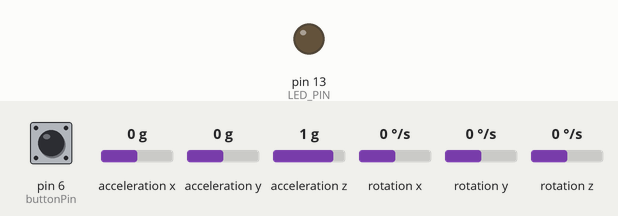
A sketch run on a simulated Arduino Leonardo, built with avr-gcc and run on an emulated ATmega32U4. Shown: output pins drawn as LEDs (lit = HIGH). Dashed ring = blinking. Inputs (shaded band) come from the test bench; at power-on: pin 6 (buttonPin) LOW, acceleration x 0 g, acceleration y 0 g, acceleration z 1 g, rotation x 0 °/s, rotation y 0 °/s, rotation z 0 °/s. USB keyboard and mouse output is not drawn.

Above: at 0.1 s.
At 0.6 s:
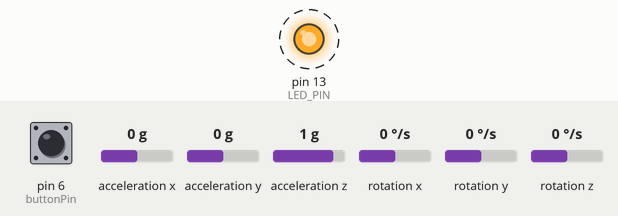
Timing chart, 0 to 3.5 s (numbered marks = the images above):
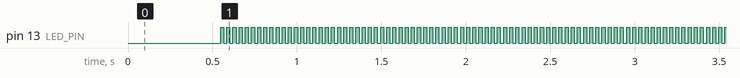

Measured:
- by itself, pin 13 (LED_PIN): alternates HIGH for 0.02 s and LOW for 0.02 s

The sketch:

IMUController.ino
```cpp
#include <Joystick.h>
#include "I2Cdev.h"
#include "MPU6050_6Axis_MotionApps612.h"

#if I2CDEV_IMPLEMENTATION == I2CDEV_ARDUINO_WIRE
#include "Wire.h"
#endif

MPU6050 mpu;

Joystick_ Joystick(JOYSTICK_DEFAULT_REPORT_ID,JOYSTICK_TYPE_GAMEPAD,
  4, 0,                   // Button Count, Hat Switch Count
  true, true, true,       // X and Y, Z Axis
  true, true, true,       // Rx, Ry, Rz
  false, false,           // No rudder or throttle
  false, false, false);   // No accelerator, brake, or steering

#define LED_PIN 13
bool blinkState = false;

bool dmpReady = false;  // Set true if DMP init was successful
uint8_t mpuIntStatus;   // Holds actual interrupt status byte from MPU
uint8_t devStatus;      // Return status after each device operation (0 = success, !0 = error)
uint16_t packetSize;    // Expected DMP packet size (default is 42 bytes)
uint16_t fifoCount;     // Count of all bytes currently in FIFO
uint8_t fifoBuffer[64]; // FIFO storage buffer

// Quaternion Class from I2CDevLib
Quaternion q;

// Calibration Button
const uint8_t buttonPin = 6;
bool buttonState;

void setup() {
  // Join I2C Bus
  Wire.begin();
  Wire.setClock(400000);

  // Initialize device
  mpu.initialize();

  delay(20);

  // Configure the DMP
  devStatus = mpu.dmpInitialize();

  // Pre-calibrated Offsets
  mpu.setXGyroOffset(159);
  mpu.setYGyroOffset(46);
  mpu.setZGyroOffset(21);
  mpu.setXAccelOffset(-532);
  mpu.setYAccelOffset(-1020);
  mpu.setZAccelOffset(1004);

  delay(20);

  // Ensure DMP
  if (devStatus == 0) {
    // Enable DMP
    mpu.setDMPEnabled(true);

    dmpReady = true;

    // Get expected DMP packet size for later comparison
    packetSize = mpu.dmpGetFIFOPacketSize();
  }

  // Status LED
  pinMode(LED_PIN, OUTPUT);
  // Calibrate Button
  pinMode(buttonPin, INPUT);

  Joystick.begin();
  Joystick.setXAxisRange(-1000, 1000);
  Joystick.setYAxisRange(-1000, 1000);
  Joystick.setRxAxisRange(-1000, 1000);
  Joystick.setRyAxisRange(-1000, 1000);

  // To keep the Joystick Tester Happy...
  Joystick.setButton(0, 0);
  Joystick.setButton(0, 1);
  Joystick.setButton(0, 0);
}

void loop() {
  if (!dmpReady) return; // Initialization Fail

  if (mpu.dmpGetCurrentFIFOPacket(fifoBuffer)) { // Get the Latest packet
    // Display Quaternion Values (w x y z)
    mpu.dmpGetQuaternion(&q, fifoBuffer);

    // Blink LED
    blinkState = !blinkState;
    digitalWrite(LED_PIN, blinkState);

    // Set Joystick Values
    Joystick.setXAxis(q.x * 1000);
    Joystick.setYAxis(q.y * 1000);
    Joystick.setRxAxis(q.z * 1000);
    Joystick.setRyAxis(q.w * 1000);

    // Update Button State
    Joystick.setButton(0, digitalRead(buttonPin));

    delay(10);
  }
}
```
